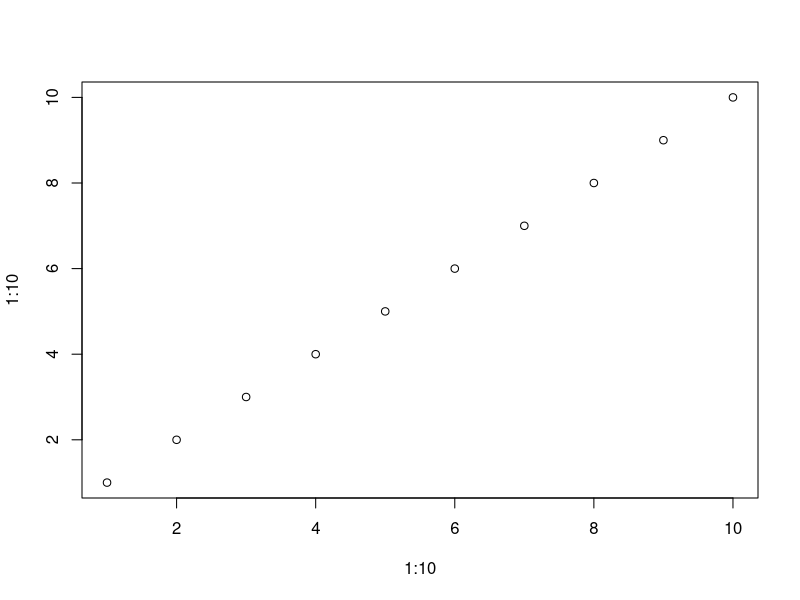
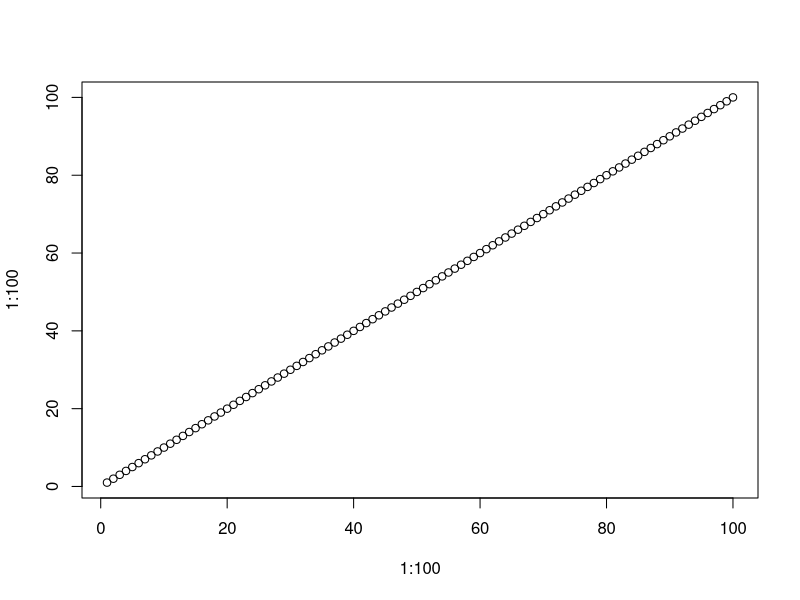
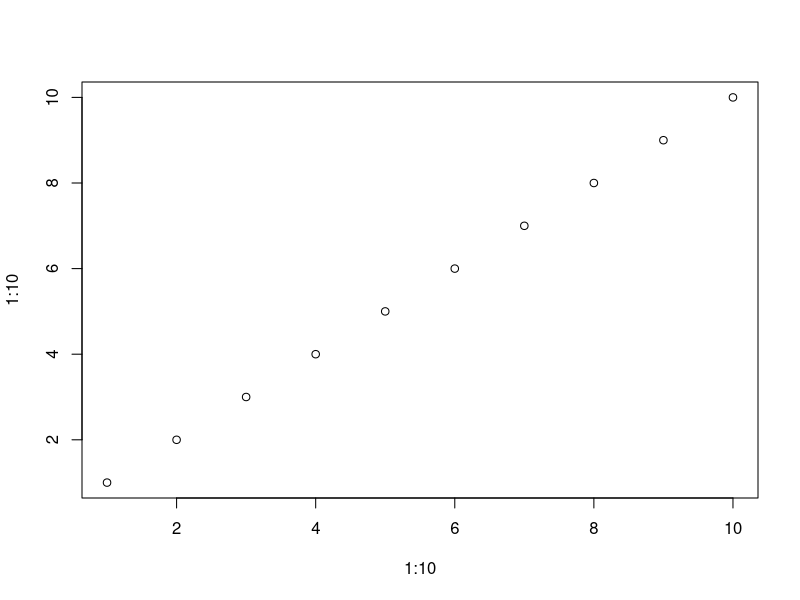
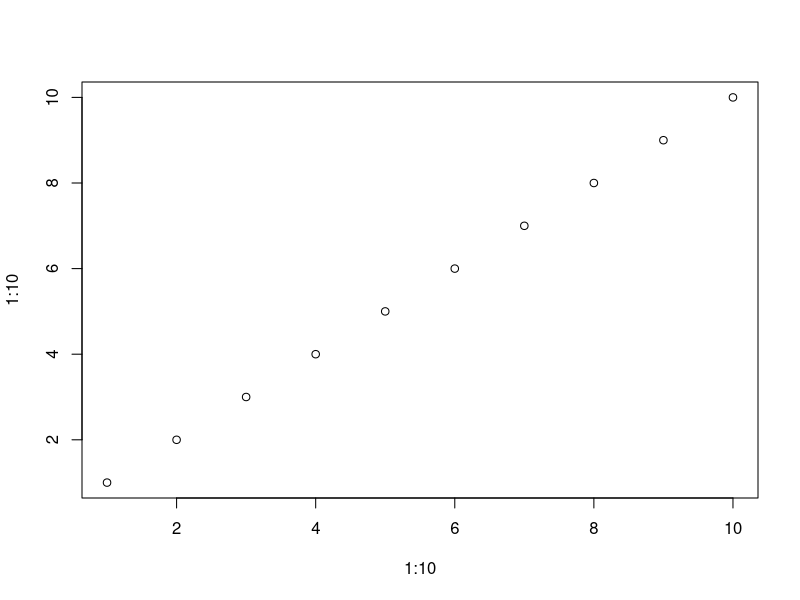

Generate these figures, in order, with R:
#'---
#' title: Report 1
#' author: Leonhard Wachutka
#' wb:
#'  input:
#'  output:
#' output:
#'  knitrBootstrap::bootstrap_document
#'---

#' #KnitrBootsrap Theme
#' This is tutorial text
#' 
#' 
#' #Next topic
#' 
#' ##Sub Header

plot(1:10,1:10)
#' ##Sub Header2
plot(1:100,1:100)

#' ##Sub Header3
plot(1:10,1:10)

#' #Tutorial 2
#' This is tutorial text
#' 
#' 
#' #Next topic
#' 
#' ##Sub Header
plot(1:10,1:10)
